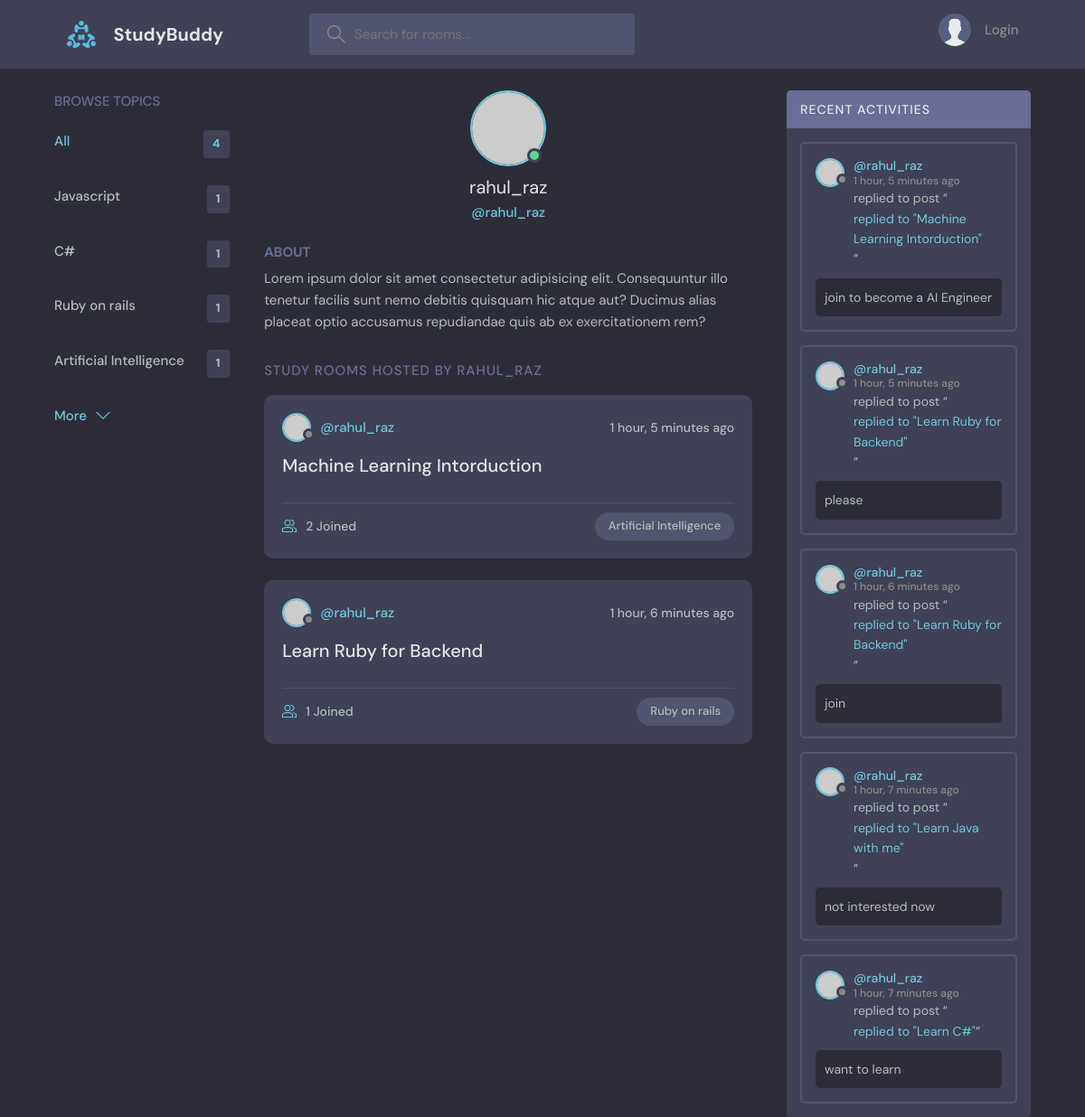
The page /profile/4/ on the database its author committed.
### base/models.py (models this page shows, shortened)
class Topic(models.Model):
    name = models.CharField(max_length=200)

class User(AbstractUser):
    name = models.CharField(max_length=200, null=True)
    email = models.EmailField(unique=True, null=True)
    username = models.CharField(max_length=100, unique=True)
    bio = models.TextField(null=True)
    avatar = models.ImageField(null=True, default='avatar.svg')
    REQUIRED_FIELDS = []

class Room(models.Model):
    host = models.ForeignKey(User, on_delete= models.SET_NULL , null = True)
    topic = models.ForeignKey(Topic, on_delete= models.SET_NULL , null = True)
    name = models.CharField(max_length = 200)
    description = models.TextField(null = True, blank = True)
    participants = models.ManyToManyField(User, related_name='participants', blank=True)
    updated = models.DateTimeField(auto_now = True)
    created = models.DateTimeField(auto_now_add = True)
    class Meta:
        ordering = ['-updated', '-created']
    def __str__(self):
        return self.name

class Message(models.Model):
    user = models.ForeignKey(User, on_delete= models.CASCADE)
    room = models.ForeignKey(Room, on_delete= models.CASCADE)
    body = models.TextField()
    updated = models.DateTimeField(auto_now = True)
    created = models.DateTimeField(auto_now_add = True)
    class Meta:
        ordering = ['-updated', '-created']

### base/views.py (the view)
# urls.py: path('profile/<str:pk>/', views.userProfile, name= "user-profile"),
def userProfile(request,pk):
    user = User.objects.get(id=pk)
    rooms = user.room_set.all()
    room_messages = user.message_set.all()
    topics = Topic.objects.all()
    context = {'user' : user, 'rooms' : rooms,
               'room_messages' : room_messages, 'topics' : topics}
    return render(request,'base/profile.html',context)

### base/templates/base/profile.html (shortened to what this page needs)
{% extends 'main.html' %}
{% block content %}
<main class="profile-page layout layout--3">
<div class="container">
    {% include 'base/topics_component.html' %}
    <div class="roomList">
    <div class="profile">
        <div class="profile__avatar">
        <div class="avatar avatar--large active">
            <img src="https://randomuser.me/api/portraits/men/11.jpg" />
        </div>
        </div>
        <div class="profile__info">
        <h3>{{user.username}}</h3>
        <p>@{{user.username}}</p>
        </div>
        <div class="profile__about">
        <h3>About</h3>
        <p>
            Lorem ipsum dolor sit amet consectetur adipisicing elit. Consequuntur illo tenetur
            facilis sunt nemo debitis quisquam hic atque aut? Ducimus alias placeat optio
            accusamus repudiandae quis ab ex exercitationem rem?
        </p>
        </div>
    </div>
    <div class="roomList__header">
        <div>
        <h2>Study Rooms Hosted by {{user.username}}</a>
        </h2>
        </div>
    </div>
    {% include 'base/feed_component.html' %}
    </div>
    {% include 'base/activity_component.html' %}
</div>
</main>
</body>
</html>
{% endblock %}

### templates/main.html (shortened to what this page needs)
<!DOCTYPE html>
{% load static %}
<html lang="en">
  <head>
    <link rel="stylesheet" href="{% static 'styles/style.css' %}" />
  </head>
  <body>
    {% include 'navbar.html' %}
    {% block content %}
    {% endblock %}
  </body>
</html>

### templates/navbar.html (shortened to what this page needs)
{% load static %}
<header class="header header--loggedIn">
    <div class="container">
      <a href="{% url 'home' %}" class="header__logo">
        <img src="{% static 'images/logo.svg' %}" />
        <h1>StudyBuddy</h1>
      </a>
      <form class="header__search" method="get" action="{% url 'home' %}">
        <label>
          <input name = "q" placeholder="Search for rooms..." />
        </label>
      </form>
      <nav class="header__menu">
        {% if request.user.is_authenticated %}
        <div class="header__user">
          <a href="{% url 'user-profile' user.id %}">
            <div class="avatar avatar--medium active">
              <img src="https://randomuser.me/api/portraits/men/37.jpg" />
            </div>
            <p>{{request.user}} <span>@{{request.user}}</span></p>
          </a>
          <button class="dropdown-button">
            <svg version="1.1" xmlns="http://www.w3.org/2000/svg" width="32" height="32" viewBox="0 0 32 32">
              <title>chevron-down</title>
              <path d="M16 21l-13-13h-3l16 16 16-16h-3l-13 13z"></path>
            </svg>
          </button>
        </div>
        {% else %}
        <a href="{% url 'login' %}">
          <img src="{% static 'images/avatar.svg' %}" />
          <p>Login</p>
        </a>
        {% endif %}
      </nav>
    </div>
</header>

### base/templates/base/topics_component.html
<div class="topics">
    <div class="topics__header">
      <h2>Browse Topics</h2>
    </div>
    <ul class="topics__list">
      <li>
        <a href="{% url 'home' %}" class="active">All <span>{{topics.count}}</span></a>
      </li>
      {% for topic in topics %}
      <li>
        <a href="{% url 'home' %}?q={{topic.name}}">{{topic.name}} <span>{{topic.room_set.all.count}}</span></a>
      </li>
      {% endfor %}
    </ul>
    <a class="btn btn--link" href="topics.html">
      More
      <svg version="1.1" xmlns="http://www.w3.org/2000/svg" width="32" height="32" viewBox="0 0 32 32">
        <title>chevron-down</title>
        <path d="M16 21l-13-13h-3l16 16 16-16h-3l-13 13z"></path>
      </svg>
    </a>
  </div>

### base/templates/base/feed_component.html (shortened to what this page needs)
{% for room in rooms %}
<div class="roomListRoom">
<div class="roomListRoom__header">
    <a href="{% url 'user-profile' room.host_id %}" class="roomListRoom__author">
    <div class="avatar avatar--small">
        <img src="https://randomuser.me/api/portraits/women/11.jpg" />
    </div>
    <span>@{{room.host.username}}</span>
    </a>
    <div class="roomListRoom__actions">
    <span>{{room.created|timesince}} ago</span>
    </div>
</div>
<div class="roomListRoom__content">
    <a href="{% url 'room' room.id %}">{{room.name}}</a>
</div>
<div class="roomListRoom__meta">
    <a href="{% url 'room' room.id %}" class="roomListRoom__joined">
    {{room.participants.all.count}} Joined
    </a>
    <p class="roomListRoom__topic">{{room.topic.name}}</p>
</div>
</div>
{% endfor %}

### base/templates/base/activity_component.html (shortened to what this page needs)
<div class="activities">
    <div class="activities__header">
      <h2>Recent Activities</h2>
    </div>
    {% for message in room_messages %}
    <div class="activities__box">
      <div class="activities__boxHeader roomListRoom__header">
        <a href="{% url 'user-profile' message.user.id %}" class="roomListRoom__author">
          <div class="avatar avatar--small">
            <img src="https://randomuser.me/api/portraits/women/11.jpg" />
          </div>
          <p>
            @{{message.user}}
            <span>{{message.created|timesince}} ago</span>
          </p>
        </a>
      </div>
      <div class="activities__boxContent">
        <p>replied to post “<a href="{% url 'room' message.room_id %}">replied to "{{message.room}}"</a>”</p>
        <div class="activities__boxRoomContent">
            {{message.body}}
        </div>
      </div>
    </div>
    {% endfor %}
</div>

### rows shown on the page
Topic: name "Javascript", room_set.all.count "1"
Topic: name "C#", room_set.all.count "1"
Topic: name "Ruby on rails", room_set.all.count "1"
Topic: name "Artificial Intelligence", room_set.all.count "1"
User: username "rahul_raz", username "RAHUL_RAZ"
Room: host.username "rahul_raz", created "1 hour, 5 minutes", name "Machine Learning Intorduction", participants.all.count "2", topic.name "Artificial Intelligence"
Room: host.username "rahul_raz", created "1 hour, 6 minutes", name "Learn Ruby for Backend", participants.all.count "1", topic.name "Ruby on rails"
Message: user "rahul_raz", created "1 hour, 5 minutes", room "Machine Learning Intorduction", body "join to become a AI Engineer"
Message: user "rahul_raz", created "1 hour, 5 minutes", room "Learn Ruby for Backend", body "please"
Message: user "rahul_raz", created "1 hour, 6 minutes", room "Learn Ruby for Backend", body "join"
Message: user "rahul_raz", created "1 hour, 7 minutes", room "Learn Java with me", body "not interested now"
Message: user "rahul_raz", created "1 hour, 7 minutes", room "Learn C#", body "want to learn"

### other values the page prints
{{ topics.count }} "4"
